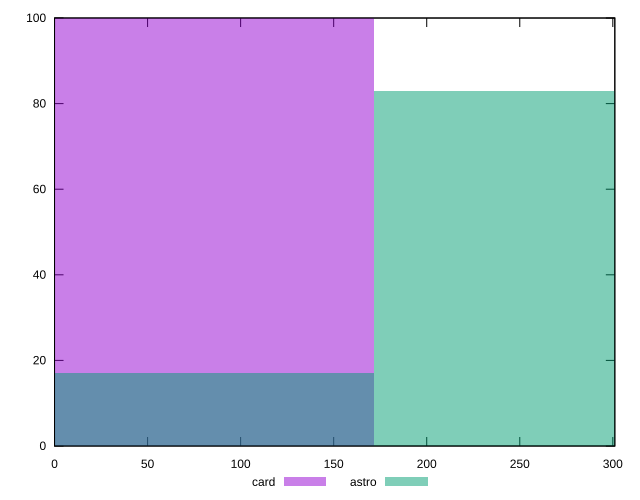

Reproduce this figure in gnuplot.
reset

$card <<EOF
0 100
EOF

$astro <<EOF
342.89231075548423 83
0 17
EOF

set key outside below
set boxwidth 342.89231075548423
set xrange [0:301.078]
set yrange [0:100]
set trange [0:100]
set style fill transparent solid 0.5 noborder
set terminal svg size 640, 500 enhanced background rgb 'white'
set output "reports/report_00032_2021-02-25T10-28-15.087Z/uses-rel-preconnect/comparison/histogram/2_vs_3.svg"

plot $card title "card" with boxes, \
     $astro title "astro" with boxes

reset
